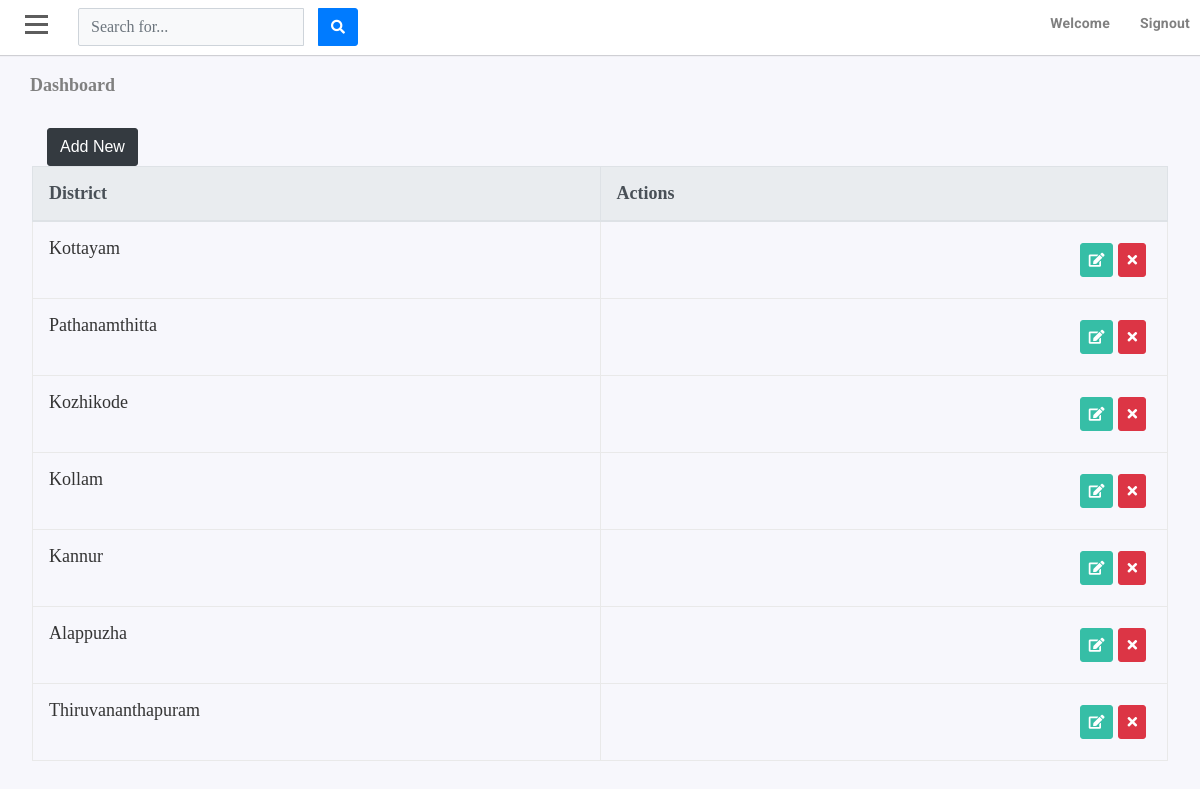
The page /Admin/admin_location.php on the database its author committed.
### tables this page shows
CREATE TABLE `tbl_district` (
  `district_id` int(5) NOT NULL,
  `district_name` varchar(20) NOT NULL,
  `is_delete` bit(1) NOT NULL
);

### Admin/admin_location.php (the view, shortened to what this page needs)
<?php
require('../DbConnection.php');
?>
<html lang="en">
<head>
    <link rel="stylesheet" href="https://stackpath.bootstrapcdn.com/bootstrap/4.1.3/css/bootstrap.min.css">
    <link rel="stylesheet" href="https://use.fontawesome.com/releases/v5.7.2/css/all.css">
    <link href="../css/admin_stylesheet.css"  rel="stylesheet" media="all">
    <link href="../css/theme.css" rel="stylesheet" media="all">
</head>
<body>
<div id="wrapper">
    <div id="page-content-wrapper">
			<div id="content">
        <div class="container-fluid p-0 px-lg-0 px-md-0">
          <nav class="navbar navbar-expand navbar-light my-navbar">
            <div type="button"  id="bar" class="nav-icon1 hamburger animated fadeInLeft is-closed" data-toggle="offcanvas">
               <span></span>
                <span></span>
                <span></span>
            </div>
          <form class="d-none d-sm-inline-block form-inline navbar-search">
            <div class="input-group">
              <input type="text" class="form-control bg-light " placeholder="Search for..." aria-label="Search" id="searchbar">
              <div class="input-group-append">
                <button class="btn btn-primary" type="button" id="search_submit">
                  <i class="fas fa-search fa-sm"></i>
                </button>
              </div>
            </div>
          </form>
          <ul class="navbar-nav ml-auto">
            <li>
              <a  href="#" id="userDropdown" role="button" >
                <label ><b style="font-famiy: Times New Roman, Times, serif;">Welcome <?php echo $_SESSION['uname']; ?></b></label>
              </a>
            </li>
            <li>
              <a  href="../logout.php" id="userDropdown" role="button" >
                <label ><b style="font-famiy: Times New Roman, Times, serif;">Signout</b></label>
              </a>
            </li>
          </ul>
        </nav>
<div class="col-xs-6">
  <h4 style="padding-left:30px;padding-top:20px;color:grey;">Dashboard</h4>
</div>
<div class="container">
  <div class="row">
    <div class="col">
        <button class="btn btn-dark" id="add-new-dis">Add New</button>
      <table class="table table-bordered" id="add-district">
                <thead class="thead-light">
                  <tr>
                    <th scope="col">District</th>
                    <th scope="col">Actions</th>
                  </tr>
                </thead>
                <tbody>
                <?php
                        $sql="SELECT * FROM tbl_district where is_delete=1";
                        $sql_query=mysqli_query($con,$sql);
                        while($data=mysqli_fetch_array($sql_query))
                        {
                      ?>
                  <tr>
                    <td scope="row">
                    <?php
                      echo $data['district_name'];
                    ?>
                    </td>
                    <td style="border-top:0px;text-align:right;">
                            <button class="btn btn-sm btn-success btn-inline edit" data-target="#demo-lg-modal1" data-toggle="modal" title="Edit"><i class='fas fa-edit'></i></button><a>
                                <button class="btn btn-sm btn-danger btn-inline del" title="Delete"><i class="fa fa-times" aria-hidden="true"></i></button>
                              </td>
                  </tr>
                <?php
                    }
                ?>
                </tbody>
      </table>
    </div>
  </div>
</div>
</body>
</html>

### css/admin_stylesheet.css (style rules this page uses)
.container { padding: 2rem 2rem; }
h4 { margin: 2rem 0rem 1rem; }
body { position: relative; overflow-x:hidden; background: #f7f7fc; }
body, html { height: 100%; }
.navbar-nav > li > a ,.submenu-box ul li a { color:gray!important; text-transform: capitalize; font-size: 14px; padding:10px 10px 10px 20px!important; display: block; font-weight: 400; position: relative; z-index: 2; font-family: 'Roboto', sans-serif; letter-spacing: .2px; }
.navbar-nav li { display:block!important; margin:2px 0px; }
#page-content-wrapper { width: 100%; transition: all 0.5s ease; }
.nav-icon1 { z-index: 999; position:relative; display: block; width:23px; margin:0px 30px 0px 25px; cursor:pointer; height: 25px; }
.nav-icon1 span { position:absolute; top:0; width:100%; height:3px; cursor:pointer; background-color:#5d5d5d; left:0; transform:rotate(0deg); transition:.30s ease-in-out; }
.nav-icon1 span:nth-of-type(1) { top:0; }
.nav-icon1 span:nth-of-type(2) { top:8px; }
.nav-icon1 span:nth-of-type(3) { top:16px; }
.my-navbar { padding:0px; background-color:white; box-shadow: 0 1px 1px 0 rgba(0,0,0,.16); }
.btn-sm { padding: .25rem .5rem; font-size: .875rem; line-height: 1.5; border-radius: .2rem; }
.btn-success { color: #fff; background-color: #36bea6; border-color: #36bea6; }
.table th, .table td { padding: 1rem; font-size:14px; color:#333; vertical-align: top; border-top: 1px solid #dee2e6; font-family: 'Times New Roman', Times, serif; font-size: 18px; }
.table { font-size: 14px; font-weight: 5px; }
table.table { table-layout: fixed; width: 100%; font-size: 19px; }
table.table tr th, table.table tr td { border-color: #e9e9e9; }
.table button { margin-left: 5px; }
table.table td i { font-size: 14px; }
.btn-danger { display: inline-block; margin :5px; }
.btn-inline { height: 34px; border-radius: 0 4px 4px 0; margin-left: -10px; }
#services table,button { margin-left: 15px; font-family: Verdana, Geneva, Tahoma, sans-serif; }
#services td,th { font-family: Arial, Helvetica, sans-serif; font-size: 14px; }

### rows shown on the page
tbl_district: district_name "Kottayam"
tbl_district: district_name "Pathanamthitta"
tbl_district: district_name "Kozhikode"
tbl_district: district_name "Kollam"
tbl_district: district_name "Kannur"
tbl_district: district_name "Alappuzha"
tbl_district: district_name "Thiruvananthapuram"
